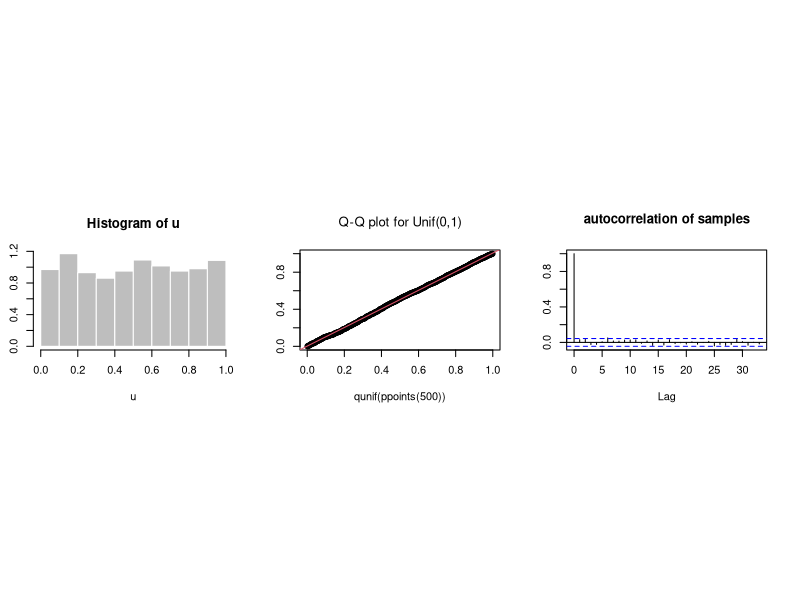
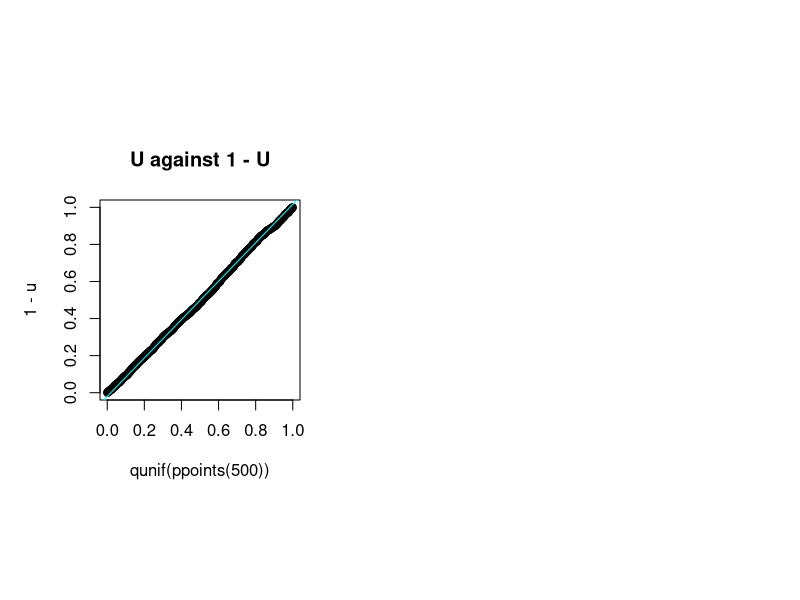
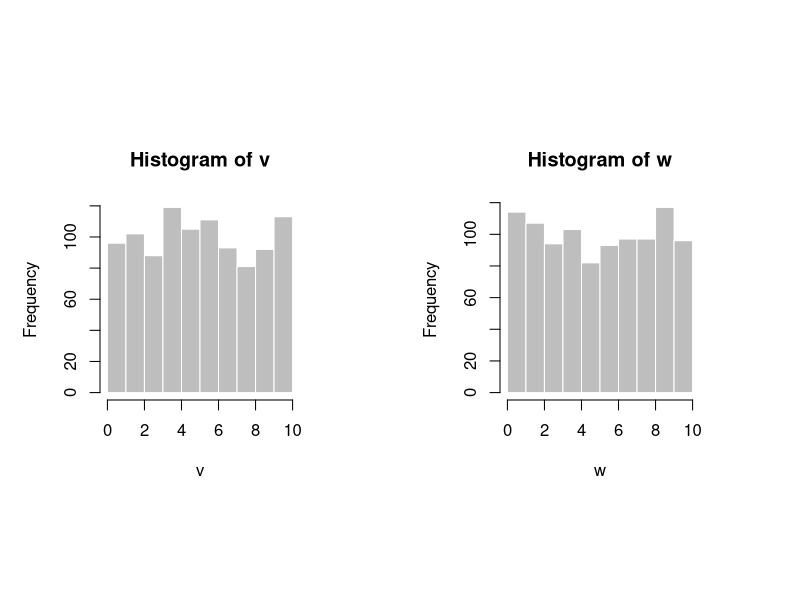
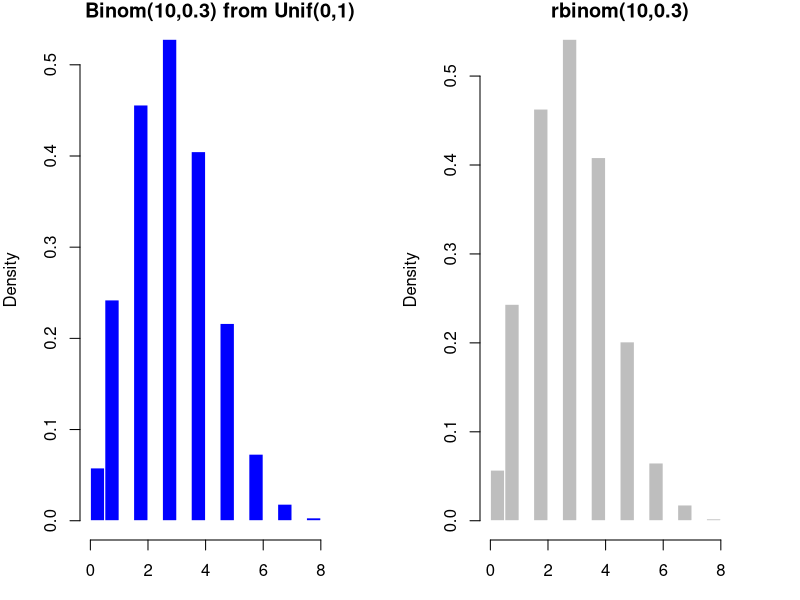
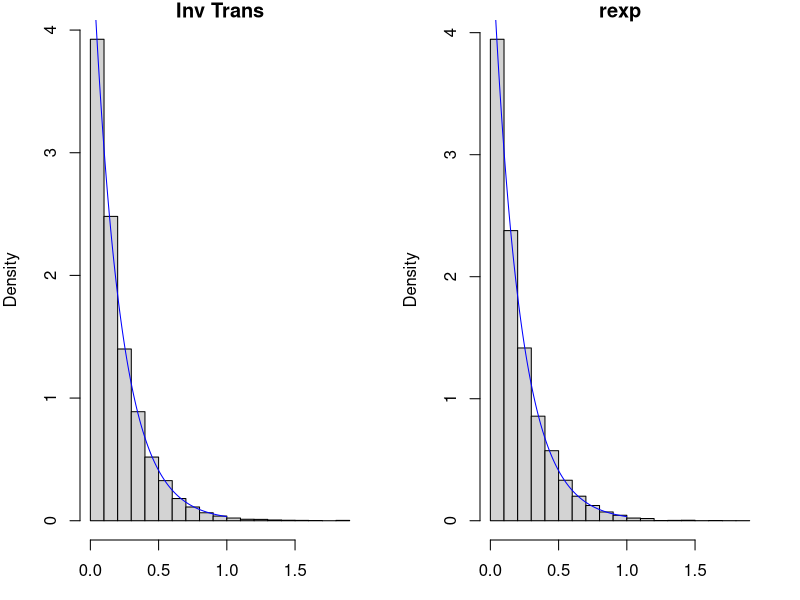
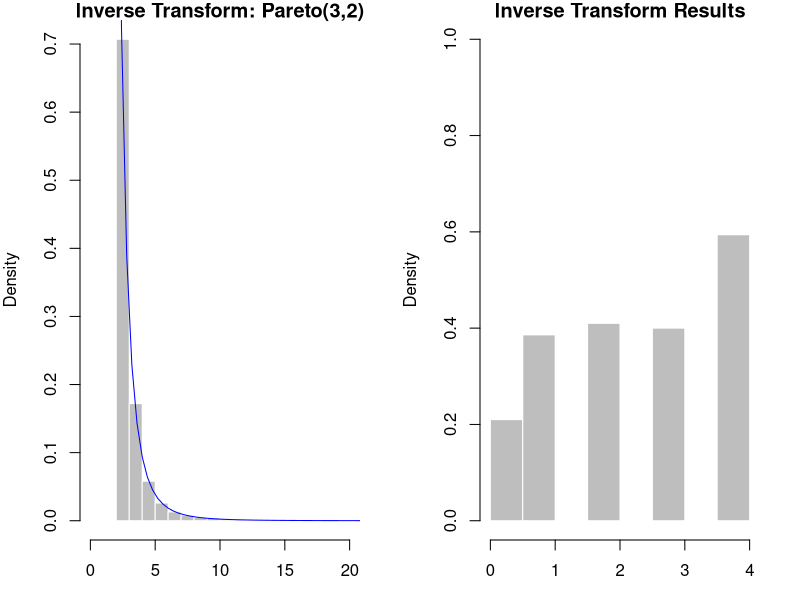
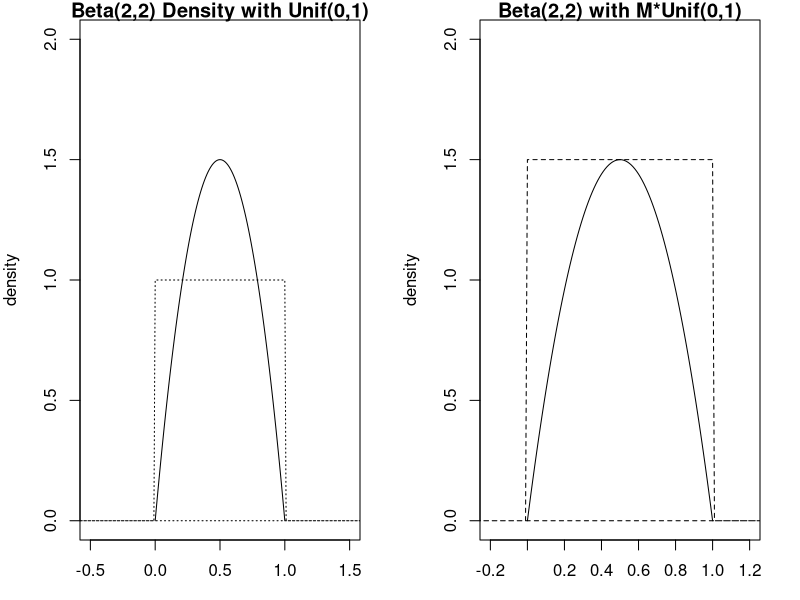
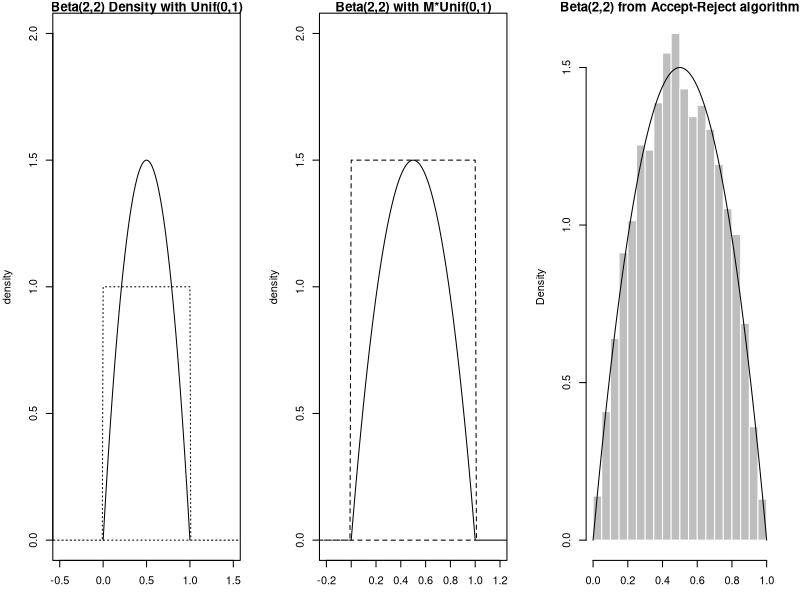

The R source for these figures, in order:
## ---- chunk 1
u = runif(2000)

par(pin = c(2,1), mfrow = c(1,3))
hist(u, probability=TRUE, col = "gray", border = "white") ## plot histogram

## Q-Q plot for `runif` data against true theoretical distribution:
qqplot(qunif(ppoints(500)), u,  main = expression("Q-Q plot for Unif(0,1)"))
qqline(u, distribution = qunif, prob = c(0.1, 0.6), col = 2)


acf(u, main = "autocorrelation of samples")  ## autocorrelation function

## ---- chunk 2
require(graphics)
palette(value = rainbow(2))

par(pin = c(2,2), mfrow = c(1,2))
qqplot(qunif(ppoints(500)),1-u, main = "U against 1 - U")
qqline(u, distribution = qunif, col = 2)


## ---- chunk 3
par(mfrow = c(1,2))
v = 10 * runif(1000, 0, 1) ## v ~ unif(0, 10)
hist(v, col = "gray", border = "white")

w = runif(1000, 0, 10) ## unif(0, 10)
hist(w, col = "gray", border = "white")


## ---- chunk 4
## let's simulate 10,000 samples from bin(n=10, p = 0.3)
N = 10000 ## number of Binomial samples
n = 10 ## number of bernoulli trials for each binomail sample
p = 0.3 ## theoretical p
u =  runif(n = (n*N))
x = as.numeric(u <= p) ## convert bools to 1 and 0; Bernoulli samples
m = matrix(data = x , nrow = N, ncol = n)
Binom_samples = rowSums(m) ## binomial samples
## ---- chunk 5
par(mfrow = c(1,2), mar = c(3, 4, 1, 2))
hist(Binom_samples, probability = TRUE, main = "Binom(10,0.3) from Unif(0,1)", 
     col = "blue", border = "white")
hist(rbinom(n = N, size = n, prob = p), probability = TRUE, main = "rbinom(10,0.3)",
     col = "gray", border = "white")
par(mfrow=c(1,1))



## ---- chunk 6
N = 10^4
u = runif(N)

fInv = function(u){
  (-1/5) * log(u) ## or log(1-u)
}

outSamples = fInv(u)

## ---- chunk 7
## not for show
## echo = FALSE
par(mfrow = c(1,2), mar = c(3, 4, 1, 2))
hist(outSamples, probability = TRUE, main = "Inv Trans")
lines(x = ppoints(200), y = dexp(x = ppoints(200), rate = 5), 
      col = "blue")
hist(rexp(n = N, rate = 5), probability = TRUE, main = "rexp")
lines(x = ppoints(200), y = dexp(x = ppoints(200), rate = 5), 
      col = "blue")
## ---- chunk 8
set.seed(123)
n = 1000
U =runif(n)
a = 3
b = 2
X = b*(1-U)^(-1/a)
pareto = function(x){(a*(b^a)/x^(a+1))}

summary(X)

## ---- chunk 9
hist(X, probability = TRUE, breaks = 25, xlim =c(0, 20),
     col = "gray", border = "white",
     main = "Inverse Transform: Pareto(3,2)", xlab = "x")
curve(pareto(x), from = 0, to = 40, add = TRUE, col = "blue")

## ---- chunk 10
cdf = c(0.0, 0.1, 0.3, 0.5, 0.7, 1.0)
results = numeric(length = 1000) ## creates a vector of zeros
u = runif(1000)
for(i in 2:6){
    ind = (cdf[i-1] < u) & (u <= cdf[i])
    results[ind] <- (i-2)
}

table(results) / 1000

## ---- chunk 11

hist(results, probability = TRUE,
     main = "Inverse Transform Results",
     ylim = c(0,1),
     col = "gray", border = "white")

## ---- chunk 12

par(mfrow = c(1,2), mar = c(3, 4, 1, 2))
beta <- function(x) 6*x*(1-x)
M = 1.5
## plot 2
curve(expr = beta, from = 0, to = 1, 
      xlim = c(-0.5, 1.5), ylim = c(0,2),
      main = "Beta(2,2) Density with Unif(0,1)",
      xlab = "x", ylab = "density")

x = seq(from = -1, to = 2, by = 0.01)
Unif1 = function(x){ ifelse(x >= 0 & x <= 1, 1, 0) }
polygon(x, Unif1(x), lty = 9)

## plot 3
curve(expr = beta, from = 0, to = 1, 
      xlim = c(-0.2, 1.2), ylim = c(0,2),
      main = "Beta(2,2) with M*Unif(0,1)",
      xlab = "x", ylab = "density")

Unif2 = function(x){ ifelse(x >= 0 & x <= 1, 1*M, 0) }
polygon(x, Unif2(x), lty = 2)

#abline(h = 1.5, col = "red")
par(mfrow=c(1,1))


## ---- chunk 13
## Accept-Reject
M = 1.5
X = rep(x = NA, 5) ## create a vector of length 5 of NAs
set.seed(123)
f <- function(x){ 6*x*(1 - x)} ## pdf of Beta(2,2)
g <- function(x){ 1 } ## pdf of Unif(0,1) is just 1

n = 10000

## ---- chunk 14

for(i in 1:5){
  print(paste("Run: ", i))
  u = round(runif(1), 5)
  y = round(runif(1), 5)
  accept <- u <= f(y)/(M* g(y))
  print(paste("U: ", u, "and Y:", y, "and f/M*g: ",f(y)/(M* g(y))))
  print(paste("Accept? ", accept))
  if(accept){
    X[i] <- y
  }
}

## ---- chunk 15
X = rep(NA, n); M = 1.5
i = 0 ## index set to start at 0
while(sum(is.na(X))){
  U = runif(1); Y = runif(1)
  accept <- U <= f(Y)/(M*g(Y))
  if(accept){
    i = i+1 ## update the index
    X[i] <- Y
  }
}

round(summary(X), 4)
round(qbeta(p = c(0, 0.25, 0.5, 0.75, 1), 2, 2), 4)
## ---- chunk 16
par(mfrow = c(1,3), mar = c(3, 4, 1, 2))
beta <- function(x) 6*x*(1-x)

## plot 1
curve(expr = beta, from = 0, to = 1, 
      xlim = c(-0.5, 1.5), ylim = c(0,2),
      main = "Beta(2,2) Density with Unif(0,1)",
      xlab = "x", ylab = "density")

x = seq(from = -1, to = 2, by = 0.01)
Unif1 = function(x){ ifelse(x >= 0 & x <= 1, 1, 0) }
polygon(x, Unif1(x), lty = 9)

## plot 2
curve(expr = beta, from = 0, to = 1, 
      xlim = c(-0.2, 1.2), ylim = c(0,2),
      main = "Beta(2,2) with M*Unif(0,1)",
      xlab = "x", ylab = "density")

Unif2 = function(x){ ifelse(x >= 0 & x <= 1, 1*M, 0) }
polygon(x, Unif2(x), lty = 2)

## plot 3
hist(X, xlab = "X", main = "Beta(2,2) from Accept-Reject algorithm", 
     probability = TRUE, col = "gray", border = "white")
curve(expr = beta, from = 0, to = 1, add = TRUE)

## ---- chunk 17
N = 1000; U = runif(N); Y = runif(N); M = 1.5

f <- function(x){ 6*x*(1 - x)} ## pdf of Beta(2,2)
g <- function(x){ 1 } ## pdf of Unif(0,1) is just 1

accept <- U*M < f(Y)/(g(Y))

mean(accept) ## acceptance rate
print(1/M) ## probability of acceptance

## ---- chunk 18
par(mar = c(3, 4, 1, 2))
palette(value = rainbow(6))
plot(Y, U*M, col = as.numeric(accept)+3, 
     xlim = c(-0.2, 1.2), ylim = c(0,2),
     main = "Accept-Reject with M = 1.5")

curve(expr = beta, from = 0, to = 1, 
      xlim = c(-0.5, 1.5), ylim = c(0,2),
      main = "Beta(2,2) with M*Unif(0,1)",
      xlab = "x", ylab = "density", add = TRUE,
      lwd = 4)

Unif2 = function(x){ ifelse(x >= 0 & x <= 1, 1*M, 0) }
polygon(x, Unif2(x), lty = 2, lwd = 2)

## ---- chunk 19
N = 10000
Z = rnorm(n = 2*N, mean = 0, sd = 1)
Z = matrix(data = Z, nrow = N, ncol = 2)

transfromation <- function(vec){
  R = sqrt(sum(vec^2))
  #R = sqrt(vec[1]^2 + vec[2]^2)
  return(R)
}

R_Out = apply(X = Z, MARGIN = 1, FUN = transfromation)

summary(R_Out)
sqrt(pi/2) ## theoretical mean

## ---- chunk 20

hist(R_Out, col = "gray", border = "white")
## compare with Rayleigh {VGAM}	

## ---- chunk 21
par(mar = c(3, 4, 1, 2))
a = 3                                                    
b = 10

A = matrix(rexp(10000*a, 1), ncol = a)
B = matrix(rexp(10000*b, 1), ncol = b)
numerator = rowSums(A)
denom = rowSums(A) + rowSums(B)
betasamples = numerator/denom

hist(betasamples, probability=TRUE, col = "gray", border = "white")
curve(dbeta(x, a, b), from=0, to=1, add=TRUE, lty=3, lwd = 2)
